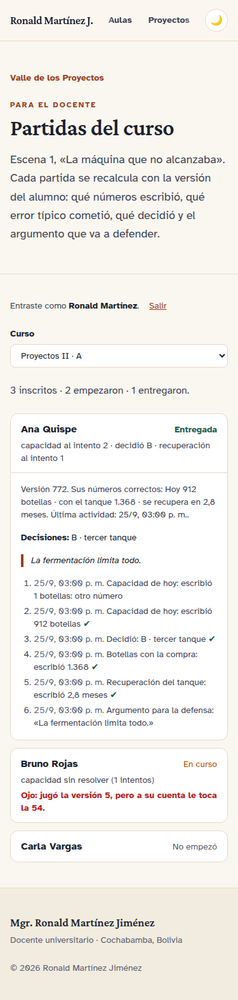
#> input picture docente.png, 238 x 1000 px, shrunk from 375 x 1575 before the run; its folder holds 2 pictures in this run
$ python convertir_a_paleta.py .. ../escalera.png
#> lines starting #> are read from the running program, lines starting #| are printed output that depends on the picture
"""Convierte PNG que ya existen a la paleta EDG32 de la línea gráfica (docs/juego/ARTE-LINEA-GRAFICA.md), sin redibujar nada.

Uso:  python scripts/convertir_a_paleta.py <carpeta con PNG> <carpeta de salida>

Cada píxel pasa al color más cercano de EDG32; la transparencia queda en todo o nada (alfa >= 128 se vuelve opaco). Los efectos de luz
(archivos con «luz», «cono» o «mota» en el nombre) se saltan: llevan transparencia a propósito. No modifica los originales.
Es la vía barata: conserva el detalle de lo que ya hay y lo hace cumplir la paleta. Lo que se vea mal después se retoca a mano.
"""
import os
import sys

from PIL import Image

EDG32 = """be4a2f d77643 ead4aa e4a672 b86f50 733e39 3e2731 a22633 e43b44 f77622 feae34 fee761 63c74d 3e8948 265c42 193c3e
124e89 0099db 2ce8f5 ffffff c0cbdc 8b9bb4 5a6988 3a4466 262b44 181425 ff0044 68386c b55088 f6757a e8b796 c28569""".split()
PAL = [tuple(int(h[i : i + 2], 16) for i in (0, 2, 4)) for h in EDG32]


def cercano(c, cache={}):
    if c in cache:
        return cache[c]
    r, g, b = c
    # pesos de percepción aproximados para que el verde y el rojo pesen más que el azul
    m = min(PAL, key=lambda p: 2 * (p[0] - r) ** 2 + 4 * (p[1] - g) ** 2 + 3 * (p[2] - b) ** 2)
    cache[c] = m
    return m


def convertir(ruta, destino):
#> called with ruta = '../docente.png', destino = '../escalera.png/docente.png'
    im = Image.open(ruta).convert("RGBA")
    px = im.load()
    for y in range(im.height):
        for x in range(im.width):
            r, g, b, a = px[x, y]
            px[x, y] = (0, 0, 0, 0) if a < 128 else cercano((r, g, b)) + (255,)
    os.makedirs(os.path.dirname(os.path.abspath(destino)), exist_ok=True)
    tmp = destino + ".tmp.png"
    im.save(tmp)
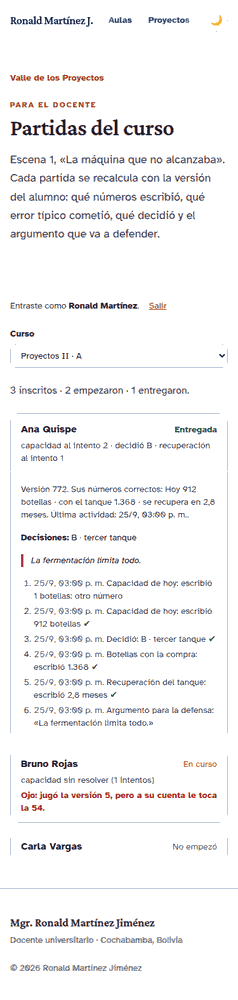
#> saved as docente.png.tmp.png: PIL image 238x1000 RGBA; mean R, G, B, A 245.2, 244.6, 245.4, 255
    os.replace(tmp, destino)


def main() -> int:
    if len(sys.argv) < 3:
        print(__doc__)
        return 2
    n = 0
    for f in sorted(os.listdir(sys.argv[1])):
        if not f.lower().endswith(".png") or any(k in f.lower() for k in ("luz", "cono", "mota")):
            continue
        convertir(os.path.join(sys.argv[1], f), os.path.join(sys.argv[2], f))
        n += 1
    print(f"{n} PNG convertidos a EDG32 -> {sys.argv[2]}")
    return 0


if __name__ == "__main__":
    sys.exit(main())
#> (the program exits here)
